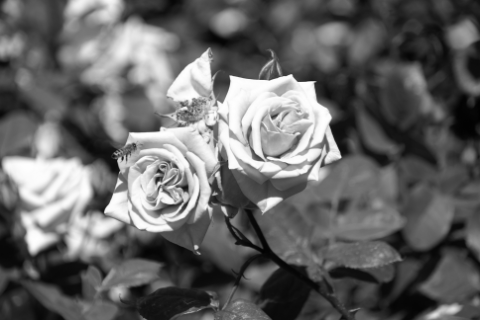
//> input picture Study_Yeungnam_Univ/Autonomous driving Artificial intelligence/bmp&jpg/rose.bmp, 480 x 320 px
$ ./EmbossingFilter_eg3   (built with g++ and OpenCV 4, the #if around main switched on)
//> lines starting //> are read from the running program, lines starting //| are printed output that depends on the picture
#if 0
#include <stdio.h>
#include <iostream>
#include "opencv2/opencv.hpp"

int main(void) {
	using namespace cv;
	using namespace std;

	Mat src;
	src = imread("rose.bmp", IMREAD_GRAYSCALE);
//> src is the input picture: 320 rows x 480 cols, CV_8UC1; min 2, max 254, mean 101.5

	float data_embossing_3x3[]{ -1.0, -1.0, 0.0,
								-1.0, 0.0, 1.0,
								0.0, 1.0, 1.0 };
	Mat embossing_3x3(3, 3, CV_32FC1, data_embossing_3x3);

	float data_embossing_5x5[]{ 1.0, 0.0, 0.0, 0.0, 0.0,
								0.0, 1.0, 0.0, 0.0, 0.0,
								0.0, 0.0, 0.0, 0.0, 0.0,
								0.0, 0.0, 0.0, -1.0, 0.0,
								0.0, 0.0, 0.0, 0.0, -1.0 };
	Mat embossing_5x5(5, 5, CV_32FC1, data_embossing_5x5);

	Mat dst_embossing_3x3, dst_embossing_5x5;

	filter2D(src, dst_embossing_3x3, -1, embossing_3x3, Point(-1, -1), 128);
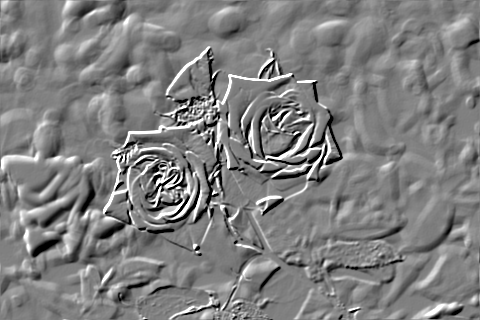
//> dst_embossing_3x3: 320 rows x 480 cols, CV_8UC1; min 0, max 255, mean 127.3
	filter2D(src, dst_embossing_5x5, -1, embossing_5x5, Point(-1, -1), 128);
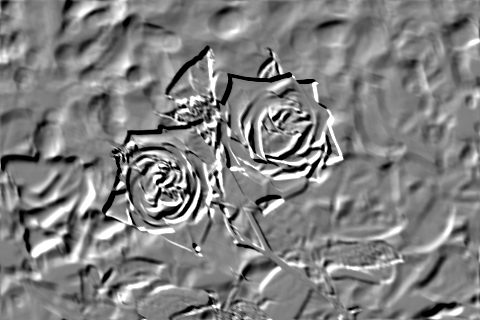
//> dst_embossing_5x5: 320 rows x 480 cols, CV_8UC1; min 0, max 255, mean 128.7

	imshow("src", src);
	imshow("dst_embossing_3x3", dst_embossing_3x3);
	imshow("dst_embossing_5x5", dst_embossing_5x5);

	waitKey(0);
	return 0;

}
#endif

$ run again, with Study_Yeungnam_Univ/Autonomous driving Artificial intelligence/bmp&jpg/circuit.bmp copied over Study_Yeungnam_Univ/Autonomous driving Artificial intelligence/bmp&jpg/rose.bmp
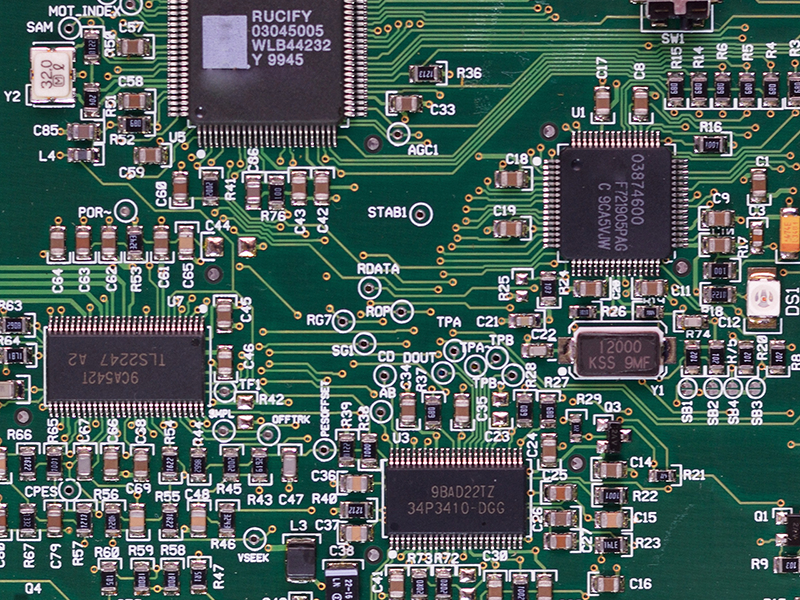
//> input picture Study_Yeungnam_Univ/Autonomous driving Artificial intelligence/bmp&jpg/circuit.bmp, 800 x 600 px
//> `filter2D(src, dst_embossing_3x3, -1, embossing_3x3, Point(-1, -1), 128);`:
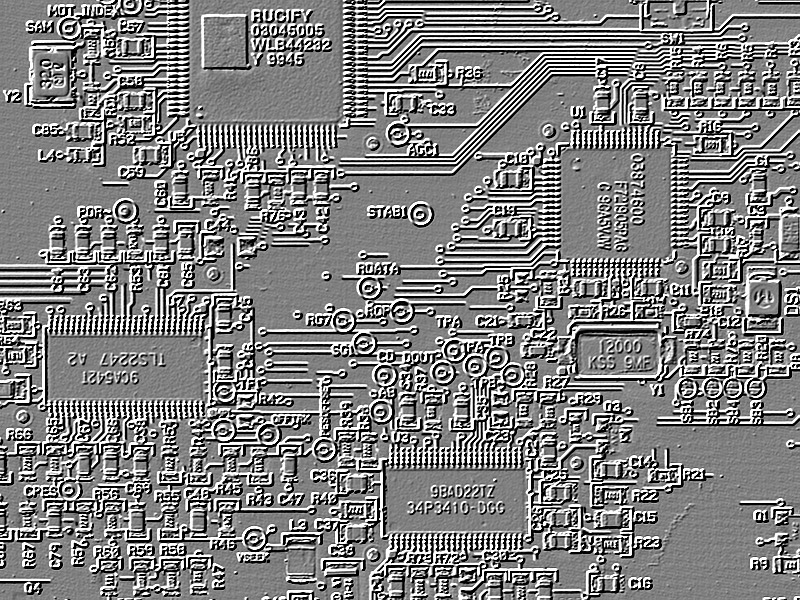
//> dst_embossing_3x3: 600 rows x 800 cols, CV_8UC1; min 0, max 255, mean 128.1
//> `filter2D(src, dst_embossing_5x5, -1, embossing_5x5, Point(-1, -1), 128);`:
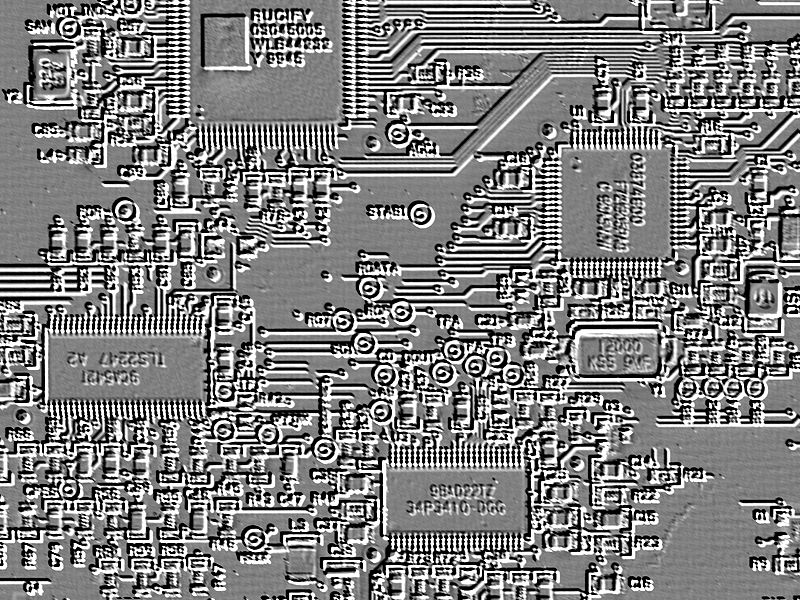
//> dst_embossing_5x5: 600 rows x 800 cols, CV_8UC1; min 0, max 255, mean 127.9
